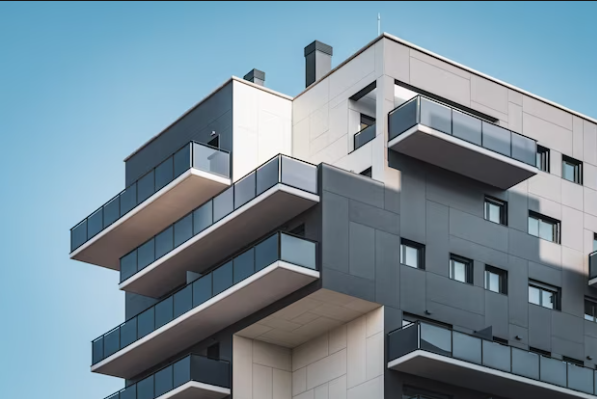
#> input picture Lab_Final/Qs2.png, 597 x 399 px
$ jupyter execute Question_2.ipynb
#> lines starting #> are read from the running program, lines starting #| are printed output that depends on the picture; after the words box and inside, x2 and y2 are one past the last pixel; in counts of white or black regions, pixels touching at a corner belong together
[cell 1]
import numpy as np
import matplotlib.pyplot as plt
import cv2

[cell 2]
img= cv2.imread('Qs2.png')
#> img is the input picture: shape (399, 597, 3); mean B, G, R 153, 140.2, 119
plt.imshow(cv2.cvtColor(img, cv2.COLOR_BGR2RGB))

[cell 3]
img_grey=cv2.cvtColor(img, cv2.COLOR_BGR2GRAY)
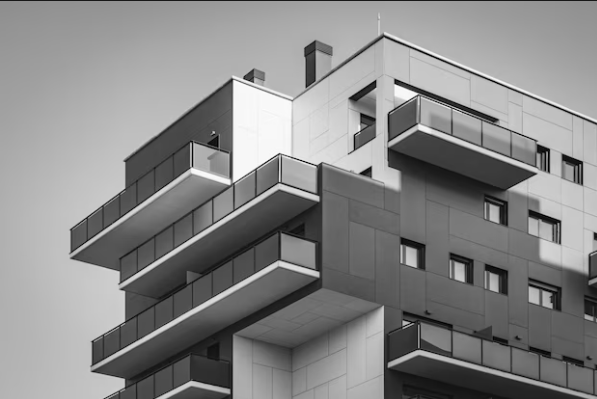
#> img_grey: shape (399, 597); min 1, max 253, mean 135.3
plt.imshow(img_grey, cmap='gray')

[cell 4]
img_blur= cv2.GaussianBlur(img_grey, (3,3), 1.4)
plt.imshow(cv2.cvtColor(img_blur, cv2.COLOR_BGR2RGB))

# (a)

[cell 5]
img_canny=cv2.Canny(img_blur, 50,100)
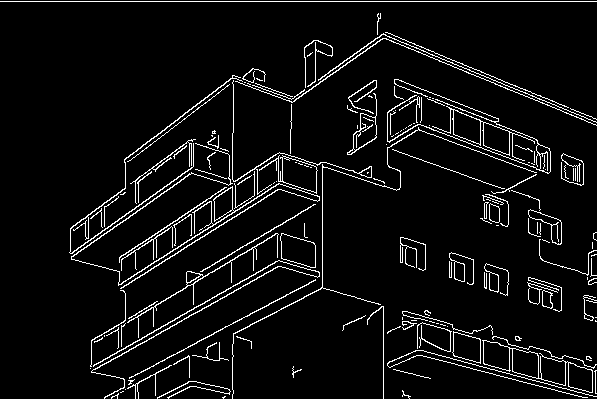
#> img_canny: shape (399, 597); 5.8% white in thin lines or dots
plt.imshow(img_canny, cmap="gray")

# (b)

[cell 6]
img_laplacian=cv2.Laplacian(img_blur, -1, ksize=3)
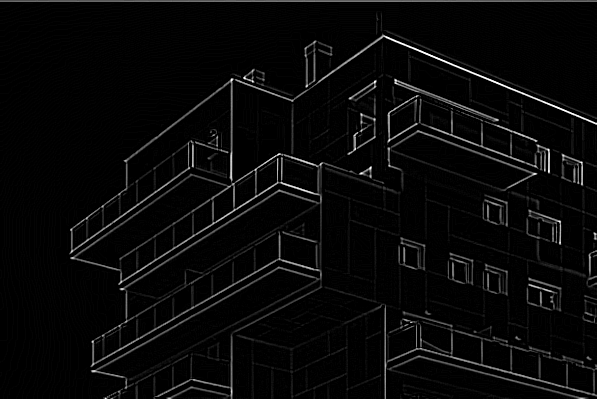
#> img_laplacian: shape (399, 597); min 0, max 255, mean 8.5
plt.imshow(img_laplacian, cmap="gray")

# (c)

[cell 7]
img_sobel_xy= cv2.Sobel(img_blur, -1,1,2,ksize=5)
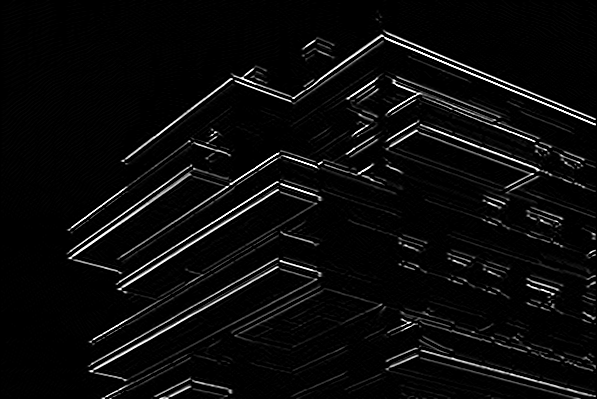
#> img_sobel_xy: shape (399, 597); min 0, max 255, mean 11.2
plt.imshow(img_sobel_xy, cmap='gray')

$ run again, with Lab_Final/Qs3.jpg saved as Lab_Final/Qs2.png
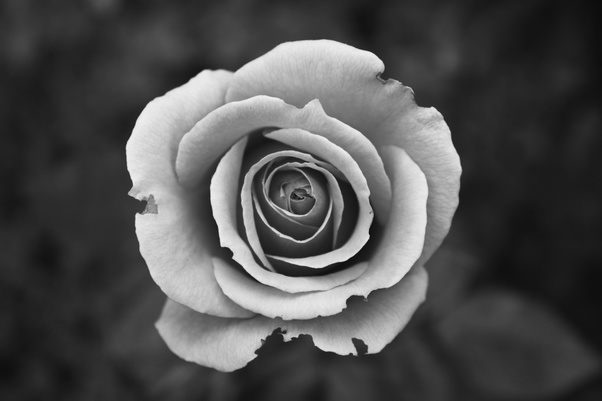
#> input picture Lab_Final/Qs3.jpg, 602 x 401 px
#> img is the input picture: shape (401, 602, 3); min 1, max 253, mean 79.5
#> `img_canny=cv2.Canny(img_blur, 50,100)`:
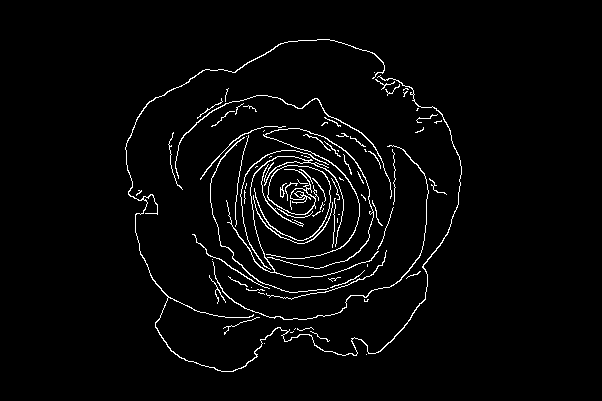
#> img_canny: shape (401, 602); 2.9% white in thin lines or dots, all inside (x1, y1, x2, y2) = (125, 39, 462, 372)
#> `img_sobel_xy= cv2.Sobel(img_blur, -1,1,2,ksize=5)`:
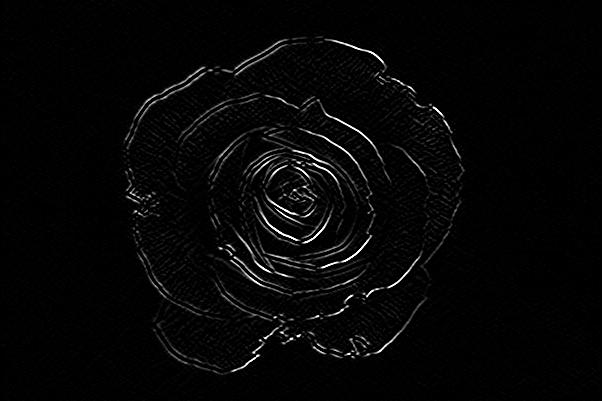
#> img_sobel_xy: shape (401, 602); min 0, max 255, mean 6.1
